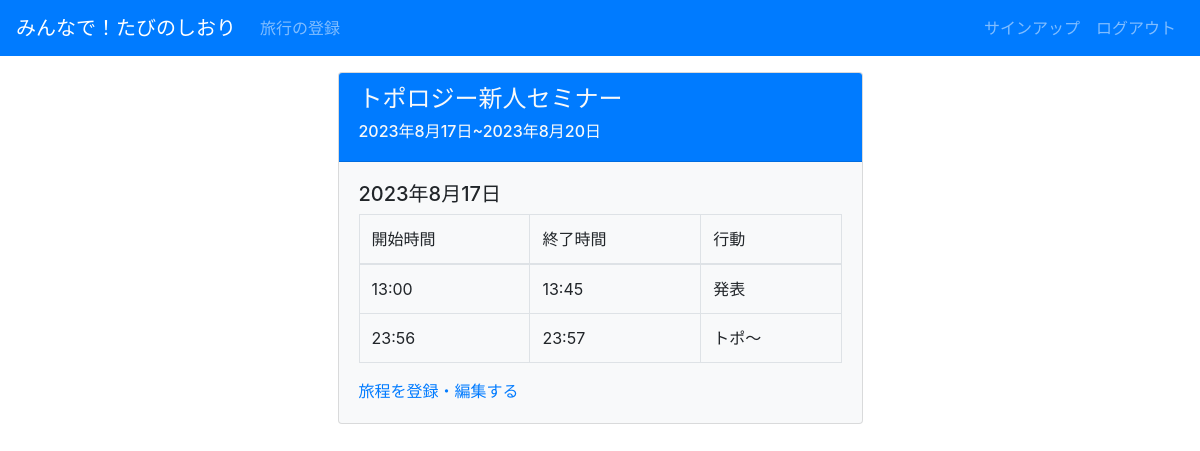
Page /itinerary/4/ (signed in) on the committed database.
### tabinoshiori/models.py (models this page shows, shortened)
class Trip(models.Model):
    title = models.CharField(max_length=100, verbose_name="旅行タイトル")
    username = models.ForeignKey(User, on_delete=models.CASCADE, verbose_name="ユーザー", related_name='username_trip')
    start_date = models.DateField(verbose_name='出発日')
    end_date = models.DateField(verbose_name='帰宅日')
    comment = models.TextField(verbose_name='コメント')
    is_public = models.BooleanField(verbose_name="公開の可不可")

class Itinerary(models.Model):
    title = models.ForeignKey(Trip, on_delete=models.CASCADE, verbose_name="旅行タイトル", related_name="title_itinerary")
    username = models.ForeignKey(User, on_delete=models.CASCADE, verbose_name="ユーザー", related_name='username_itinerary')
    action = models.CharField(max_length=100, verbose_name="行動")
    date = models.DateField(verbose_name="日付")
    start_time = models.TimeField(verbose_name="開始時間")
    end_time = models.TimeField(verbose_name="終了時間")

### tabinoshiori/views.py (the view)
# urls.py: path('itinerary/<int:pk>/', views.ItineraryView, name='itinerary'),
@login_required
def ItineraryView(request, pk):
    user = request.user
    trip = Trip.objects.get(username__username=user.username, id=pk)
    start_date = trip.start_date
    end_date = trip.end_date
    itinerarys_list = []
    dates = Itinerary.objects.filter(username__username=user.username, title__title=trip.title).order_by("date").distinct().values_list("date", flat=True)
    for date in dates:
        itinerarys_list.append(Itinerary.objects.filter(username__username=user.username, title__title=trip.title, date=date).order_by("start_time"))
    '''
    date_list = []
    current_date = start_date
    while current_date <= end_date:
        date_list.append(current_date.strftime('%Y-%m-%d'))
        current_date += timedelta(days=1)
    '''
    context = {
        "title": trip.title,
        "id": trip.id,
        "itinerarys_list": itinerarys_list,
        "dates": dates,
        "start_date": start_date,
        "end_date": end_date,
    }
    return render(request, 'tabinoshiori/trip.html', context)

### templates/tabinoshiori/trip.html
{% extends "base.html" %}
{% block content %}
<div class='container'>
  <div class="col-md-6 offset-md-3">
    <div class='card mt-3 mb-3 bg-light'>
      <div class='card-header bg-primary text-light'>
        <h4>{{ title }}</h4>
        <h6>{{ start_date }}~{{ end_date }}</h6>
      </div>
      <div class='card-body'>
        {% for itinerarys in itinerarys_list %}
        <h5>{{ dates|slice:forloop.counter|last }}</h5>
        <table class="table table-bordered border-primary">
          <thead>
            <tr>
              <td>
                開始時間
              </td>
              <td>
                終了時間
              </td>
              <td>
                行動
              </td>
            </tr>
          </thead>
          <tbody>
            {% for itinerary in itinerarys %}
            <tr>
              <td>
                {{ itinerary.start_time }}
              </td>
              <td>
                {{ itinerary.end_time }}
              </td>
              <td>
                {{ itinerary.action }}
              </td>
            </tr>
            {% endfor %}
          </tbody>
        </table>
        {% endfor %}
        <a href="{% url 'tabinoshiori:registeritinerary' pk=id %}">旅程を登録・編集する</a>
      </div>
    </div>
  </div>
</div>
{% endblock %}

### rows in the picture
Trip: title "トポロジー新人セミナー", start_date "2023年8月17日", end_date "2023年8月20日"
Itinerary: start_time "13:00", end_time "13:45", action "発表"
Itinerary: start_time "23:56", end_time "23:57", action "トポ〜"

### other values in the picture
{{ dates|slice:forloop.counter|last }} "2023年8月17日"
